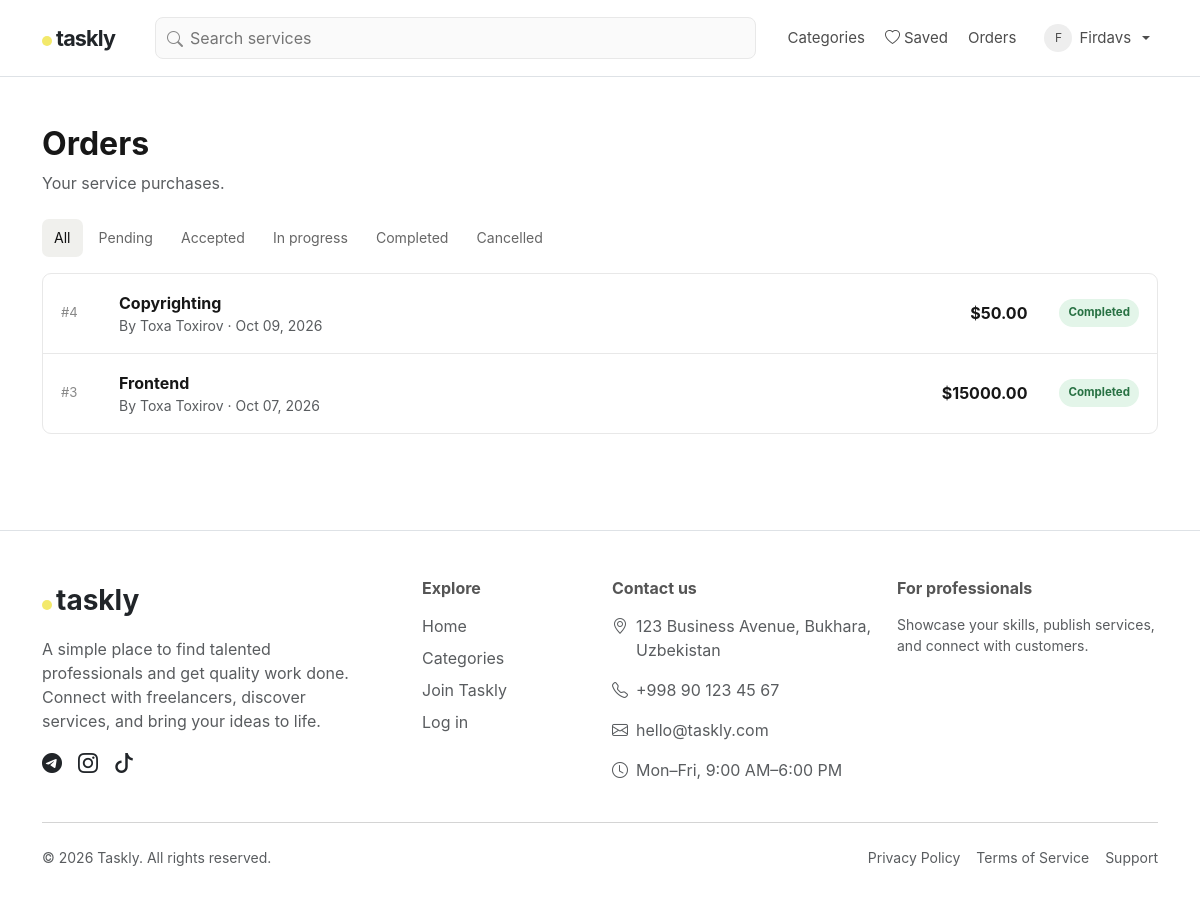
The app's page /orders/ (signed in) with its own data.
### accounts/models.py (models this page shows)
class User(AbstractUser):
    class Role(models.TextChoices):
        CUSTOMER = "CUSTOMER", "Customer"
        FREELANCER = "FREELANCER", "Freelancer"
    role = models.CharField(max_length=20, choices=Role.choices, default=Role.CUSTOMER)
    bio = models.TextField(blank=True)
    skills = models.CharField(max_length=500, blank=True)
    avatar_url = models.URLField(blank=True)
    location = models.CharField(max_length=120, blank=True)
    @property
    def display_name(self):
        name = f"{self.first_name} {self.last_name}".strip()
        return name or self.username

### orders/models.py (models this page shows, shortened)
class Order(models.Model):
    class Status(models.TextChoices):
        PENDING = "PENDING", "Pending"
        ACCEPTED = "ACCEPTED", "Accepted"
        IN_PROGRESS = "IN_PROGRESS", "In progress"
        COMPLETED = "COMPLETED", "Completed"
        CANCELLED = "CANCELLED", "Cancelled"
    customer = models.ForeignKey(settings.AUTH_USER_MODEL, on_delete=models.CASCADE, related_name="customer_orders")
    freelancer = models.ForeignKey(settings.AUTH_USER_MODEL, on_delete=models.CASCADE, related_name="freelancer_orders")
    service = models.ForeignKey(Service, on_delete=models.PROTECT, related_name="orders")
    price = models.DecimalField(max_digits=10, decimal_places=2)
    status = models.CharField(max_length=20, choices=Status.choices, default=Status.PENDING)
    created_at = models.DateTimeField(auto_now_add=True)
    updated_at = models.DateTimeField(auto_now=True)
    class Meta:
        ordering = ["-created_at"]

### services/models.py (models this page shows, shortened)
class Service(models.Model):
    freelancer = models.ForeignKey(settings.AUTH_USER_MODEL, on_delete=models.CASCADE, related_name="services")
    category = models.ForeignKey(Category, on_delete=models.PROTECT, related_name="services")
    title = models.CharField(max_length=140)
    description = models.TextField()
    price = models.DecimalField(max_digits=10, decimal_places=2)
    delivery_days = models.PositiveIntegerField(default=3)
    image_url = models.URLField(blank=True)
    is_active = models.BooleanField(default=True)
    created_at = models.DateTimeField(auto_now_add=True)
    updated_at = models.DateTimeField(auto_now=True)
    class Meta:
        ordering = ["-created_at"]

### orders/views.py (the view)
# urls.py: path("", order_list, name="orders"),
@login_required
def order_list(request):
    if request.user.role == "FREELANCER":
        orders = Order.objects.filter(freelancer=request.user).select_related("customer", "service")
    else:
        orders = Order.objects.filter(customer=request.user).select_related("freelancer", "service")
    status = request.GET.get("status", "")
    if status:
        orders = orders.filter(status=status)
    return render(request, "orders/list.html", {"orders": orders, "status": status, "statuses": Order.Status.choices})

### templates/orders/list.html (shortened to what this page needs)
{% extends "base.html" %}
{% block content %}
<div class="container py-5">
    <div class="mb-4"><h1 class="h2 fw-bold">Orders</h1><p class="text-muted">{% if user.role == "FREELANCER" %}Orders from your customers.{% else %}Your service purchases.{% endif %}</p></div>
    <div class="filter-tabs mb-3">
        <a class="{% if not status %}active{% endif %}" href="{% url 'orders' %}">All</a>
        {% for value,label in statuses %}<a class="{% if status == value %}active{% endif %}" href="?status={{ value }}">{{ label }}</a>{% endfor %}
    </div>
    <div class="list-panel">
    {% for order in orders %}
        <a href="{% url 'order_detail' order.pk %}" class="order-row">
            <div class="order-number">#{{ order.pk }}</div>
            <div class="flex-grow-1"><strong>{{ order.service.title }}</strong><div class="small text-muted">{% if user.role == "FREELANCER" %}From {{ order.customer.display_name }}{% else %}By {{ order.freelancer.display_name }}{% endif %} · {{ order.created_at|date:"M d, Y" }}</div></div>
            <strong class="me-3">${{ order.price }}</strong>
            <span class="status-badge status-{{ order.status|lower }}">{{ order.get_status_display }}</span>
        </a>
    {% empty %}
        <div class="empty-state"><i class="bi bi-receipt"></i><h3>No orders here</h3><p>Your order history will appear on this page.</p></div>
    {% endfor %}
    </div>
</div>
{% endblock %}

### templates/base.html (shortened to what this page needs)
{% load static %}
<!doctype html>
<html lang="en">
  <head>
    <link
      href="https://cdn.jsdelivr.net/npm/bootstrap@5.3.3/dist/css/bootstrap.min.css"
      rel="stylesheet"
    />
    <link
      href="https://cdn.jsdelivr.net/npm/bootstrap-icons@1.11.3/font/bootstrap-icons.css"
      rel="stylesheet"
    />
    <link rel="stylesheet" href="{% static 'css/style.css' %}" />
  </head>
  <body>
    <nav class="navbar navbar-expand-lg border-bottom bg-white sticky-top">
      <div class="container py-2">
        <a
          class="navbar-brand fw-bold text-dark flex-shrink-0"
          href="{% url 'home' %}"
        >
          <span class="brand-dot"></span>taskly
        </a>
        <div class="collapse navbar-collapse" id="mainNav">
          <form
            class="search-nav mx-lg-4 my-3 my-lg-0 flex-grow-1"
            action="{% url 'home' %}"
            method="get"
          >
            <i class="bi bi-search"></i>
            <input
              name="q"
              value="{{ request.GET.q }}"
              placeholder="Search services"
            />
          </form>
          <ul
            class="navbar-nav ms-auto align-items-lg-center gap-lg-1 flex-shrink-0"
          >
            <li class="nav-item text-nowrap">
              <a class="nav-link" href="{% url 'categories' %}"
                >Categories</a
              >
            </li>
            {% if user.is_authenticated %}
            <li class="nav-item text-nowrap">
              <a class="nav-link" href="{% url 'favorites' %}">
                <i class="bi bi-heart me-1"></i>Saved
              </a>
            </li>
            <li class="nav-item text-nowrap">
              <a class="nav-link" href="{% url 'orders' %}">Orders</a>
            </li>
            <li class="nav-item dropdown ms-lg-2 text-nowrap">
              <a
                class="nav-link dropdown-toggle user-menu"
                href="#"
                data-bs-toggle="dropdown"
              >
                {% if user.avatar_url %}
                <img src="{{ user.avatar_url }}" alt="Avatar" />
                {% else %}
                <span>{{ user.username|first|upper }}</span>
                {% endif %} {{ user.username }}
              </a>
            </li>
            {% endif %}
          </ul>
        </div>
      </div>
    </nav>
     {% block content %}{% endblock %}
<footer class="border-top mt-5 bg-white">
    <div class="container py-5">
        <div class="row g-4">
            <div class="col-lg-4 col-md-6">
                <a href="{% url 'home' %}" class="text-decoration-none text-dark">
                    <span class="fw-bold fs-3">
                        <span class="brand-dot"></span>taskly
                    </span>
                </a>
                <p class="text-muted mt-3 pe-lg-5">
                    A simple place to find talented professionals and get quality work done.
                    Connect with freelancers, discover services, and bring your ideas to life.
                </p>
<div class="d-flex gap-3 mt-3">
    <a href="https://t.me/toxaSTYLE"
       target="_blank"
       rel="noopener noreferrer"
       class="text-dark fs-5"
       aria-label="Telegram">
        <i class="bi bi-telegram"></i>
    </a>
    <a href="https://instagram.com/fedys.t"
       target="_blank"
       rel="noopener noreferrer"
       class="text-dark fs-5"
       aria-label="Instagram">
        <i class="bi bi-instagram"></i>
    </a>
    <a href="https://www.tiktok.com/@fedys_t"
       target="_blank"
       rel="noopener noreferrer"
       class="text-dark fs-5"
       aria-label="TikTok">
        <i class="bi bi-tiktok"></i>
    </a>
</div>
            </div>
            <div class="col-lg-2 col-md-6">
                <h6 class="fw-bold mb-3">Explore</h6>
                <ul class="list-unstyled d-grid gap-2">
                    <li><a href="{% url 'home' %}" class="text-muted text-decoration-none">Home</a></li>
                    <li><a href="{% url 'categories' %}" class="text-muted text-decoration-none">Categories</a></li>
                    <li><a href="{% url 'register' %}" class="text-muted text-decoration-none">Join Taskly</a></li>
                    <li><a href="{% url 'login' %}" class="text-muted text-decoration-none">Log in</a></li>
                </ul>
            </div>
            <div class="col-lg-3 col-md-6">
                <h6 class="fw-bold mb-3">Contact us</h6>
                <ul class="list-unstyled d-grid gap-3">
                    <li class="d-flex gap-2">
                        <i class="bi bi-geo-alt text-muted"></i>
                        <span class="text-muted">123 Business Avenue, Bukhara, Uzbekistan</span>
                    </li>
                    <li class="d-flex gap-2">
                        <i class="bi bi-telephone text-muted"></i>
                        <a href="tel:+998901234567" class="text-muted text-decoration-none">+998 90 123 45 67</a>
                    </li>
                    <li class="d-flex gap-2">
                        <i class="bi bi-envelope text-muted"></i>
                        <a href="mailto:hello@taskly.com" class="text-muted text-decoration-none">hello@taskly.com</a>
                    </li>
                    <li class="d-flex gap-2">
                        <i class="bi bi-clock text-muted"></i>
                        <span class="text-muted">Mon–Fri, 9:00 AM–6:00 PM</span>
                    </li>
                </ul>
            </div>
            <div class="col-lg-3 col-md-6">
                <h6 class="fw-bold mb-3">For professionals</h6>
                <p class="text-muted small">
                    Showcase your skills, publish services, and connect with customers.
                </p>
            </div>
        </div>
        <hr class="my-4">
        <div class="d-flex flex-column flex-md-row justify-content-between align-items-md-center gap-2">
            <span class="text-muted small">
                © {% now "Y" %} Taskly. All rights reserved.
            </span>
            <div class="d-flex flex-wrap gap-3">
                <a href="#" class="text-muted small text-decoration-none">Privacy Policy</a>
                <a href="#" class="text-muted small text-decoration-none">Terms of Service</a>
                <a href="mailto:hello@taskly.com" class="text-muted small text-decoration-none">Support</a>
            </div>
        </div>
    </div>
</footer>
  </body>
</html>

### static/css/style.css (style rules this page uses)
:root { --ink: #171717; --muted: #747474; --line: #e8e8e8; --soft: #f7f7f5; --accent: #f3e96b; }
* { box-sizing: border-box; }
body { color: var(--ink); background: #fff; font-family: Inter, ui-sans-serif, system-ui, -apple-system, BlinkMacSystemFont, "Segoe UI", sans-serif; }
a { transition: .18s ease; }
.navbar-brand { letter-spacing: -.04em; font-size: 1.35rem; }
.brand-dot { display: inline-block; width: 10px; height: 10px; background: var(--accent); border-radius: 50%; margin-right: 4px; }
.nav-link { color: #4d4d4d; font-size: .94rem; }
.search-nav { width: min(330px, 100%); position: relative; }
.search-nav i { position: absolute; left: 12px; top: 10px; color: #888; }
.search-nav input { width: 100%; border: 1px solid var(--line); border-radius: 8px; padding: 8px 12px 8px 34px; outline: none; background: #fafafa; }
.user-menu { display: flex; align-items: center; gap: 7px; }
.user-menu img, .user-menu > span { width: 28px; height: 28px; border-radius: 50%; object-fit: cover; background: #eee; display: inline-flex; align-items: center; justify-content: center; font-size: .75rem; }
.list-panel { border: 1px solid var(--line); border-radius: 9px; overflow: hidden; }
.order-row, .manage-row { display: flex; align-items: center; gap: 16px; padding: 17px 18px; border-bottom: 1px solid var(--line); text-decoration: none; color: inherit; }
.order-row:last-child, .manage-row:last-child { border-bottom: 0; }
.order-number { color: #888; font-size: .82rem; width: 42px; }
.status-badge { padding: 5px 9px; border-radius: 999px; font-size: .72rem; font-weight: 700; white-space: nowrap; }
.status-completed { background: #e3f5e9; color: #287143; }
.filter-tabs { display: flex; gap: 4px; overflow-x: auto; }
.filter-tabs a { padding: 8px 12px; color: #666; text-decoration: none; font-size: .88rem; white-space: nowrap; border-radius: 7px; }
.filter-tabs a.active, .filter-tabs a:hover { background: #f0f0ed; color: #111; }
footer { color: #555; background: #fff; }

### records on screen
User: username|first "F", username "Firdavs"
Order: pk "4", service "Copyrighting", freelancer.display_name "Toxa Toxirov", created_at "Oct 09, 2026", price "50.00", status "Completed"
Order: pk "3", service "Frontend", freelancer.display_name "Toxa Toxirov", created_at "Oct 07, 2026", price "15000.00", status "Completed"

### other values on screen
{{ label }} "Pending" "Accepted" "In progress" "Completed" "Cancelled"
